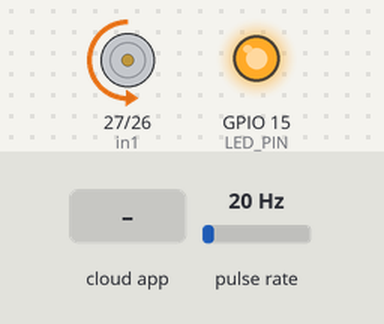
The sketch below on a simulated ESP32. Parts: motor-driver pin pairs drawn as motors (green arrow = first pin HIGH = forward, orange = second pin HIGH = backward, longer = more drive, scaled by the enable pin), output pins drawn as LEDs (lit = HIGH). Wiring (inferred from the names in the program): pulse sensor: data GPIO 21. The test bench sets the inputs (shaded band); at power-on: pulse rate 20 Hz. The ROS host is connected and sends only what is stated.

Above: at 3.2 s.
3.3 s: the phone or cloud app sets setpoint to -100
At 4.5 s:
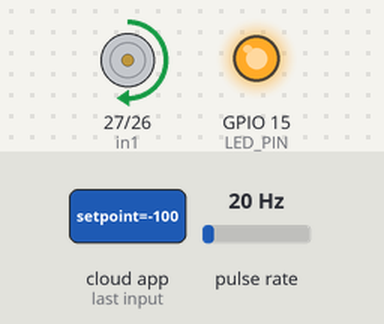
4.8 s: the phone or cloud app sets setpoint to 0
At 6.2 s:
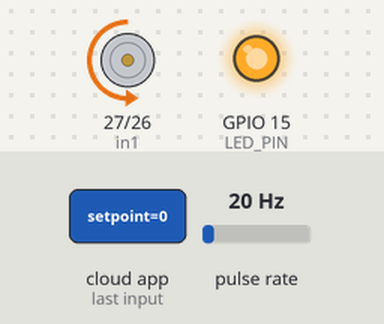
Timing chart, 0 to 7.8 s (numbered marks = the images above; inputs shaded):
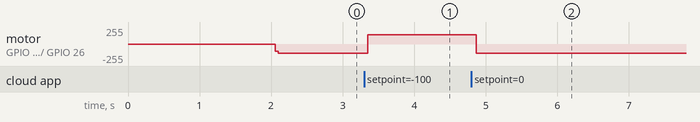

The sketch:

Test_ControlPI.ino
```cpp
#include <micro_ros_arduino.h>
#include <stdio.h>
#include <rcl/rcl.h>
#include <rcl/error_handling.h>
#include <rclc/rclc.h>
#include <rclc/executor.h>
#include <std_msgs/msg/float32.h>

#include <driver/adc.h>
#include <driver/ledc.h>

rcl_subscription_t subscription_pwm_cycle;
rcl_publisher_t publisher_setpoint;
std_msgs__msg__Float32 msg_sp;
std_msgs__msg__Float32 msg;
rclc_executor_t executor;
rclc_support_t support;
rcl_allocator_t allocator;
rcl_node_t node;
rcl_timer_t timer_1;  // Changed timer name to timer_1
rcl_timer_t timer_2;  // Changed timer name to timer_2
std_msgs__msg__Float32 pwm_msg;

//#define ADC_RESOLUTION 12
//#define ADC_MAX_VALUE (1 << ADC_RESOLUTION)
//#define VOLTAGE_MAX 3.3

//#define PWM_CHANNEL LEDC_CHANNEL_0
#define PWM_CHANNEL 0
#define PWM_RESOLUTION 8
#define PWM_FREQUENCY 5000

const int encoderPinA = 21;
//const int encoderPinB = 18;
#define LED_PIN 15
int ena = 14;
int in1 = 27;
int in2 = 26;
int signo = 0;

//Variables PID, Ganancias en tiempo discreto
double cv, cv1, error, error1, error2, rpm, w; //_1 tiempo pasado

/*double Kp = 0.507;
double Ki = 0.644;
double Kd = 1.478;*/

double Kp = 0.1;
double Ki = 0.1;
double Kd = 0.0;
double Tm = 0.05;
volatile int pulsos = 0;
unsigned long previousMillis = 0;
long interval = 50;
float sp;

#define RCCHECK(fn) { rcl_ret_t temp_rc = fn; if((temp_rc != RCL_RET_OK)){error_loop();}}
#define RCSOFTCHECK(fn) { rcl_ret_t temp_rc = fn; if((temp_rc != RCL_RET_OK)){}}

void error_loop() {
  while (1) {
  digitalWrite(LED_PIN, !digitalRead(LED_PIN));
  delay(100);
  }
}

void interrupcion() {
  pulsos++;
}

//Callback to listen to
void subscription_callback(const void *msgin) {
  const std_msgs__msg__Float32 * msg_in = (const std_msgs__msg__Float32 *)msgin;
  sp = msg_in->data;                                          //Volvemos pwm_cycle y lo ponemos en una variable global381976730705846e
  //RCSOFTCHECK(rcl_publish(&publisher_setpoint, &sp, NULL));

  /*if (pwm_cycle >= 0) {
  digitalWrite(in1, LOW);
  digitalWrite(in2, HIGH);
  signo = 0;                                                  //Signo es 0 cuando la senal de entrada es positiva
  } else {
  digitalWrite(in1, HIGH);
  digitalWrite(in2, LOW);
  signo = 1;                                                  //Signo es 1 cuando la senal de entrada es negativa
  }*/

  //sp = abs(sp);
}


//Timer para calcular PID
void timer_callback_1(rcl_timer_t * timer, int64_t last_call_time) {
  RCLC_UNUSED(last_call_time);

  unsigned long currentMillis = millis();

  //Para contar los pulsos
  if ((currentMillis - previousMillis) >= interval) {
  previousMillis = currentMillis;
  rpm = pulsos * 176 / 98;            //RPM (dv)
  w = (rpm * 2 * PI) / 60;            //Velocidad Angular (pv)
  pulsos = 0;
  }


  //Calculo de error y ganancia
  error = ((sp * 18.5)) - w;
  //error = ((sp * 18.5) - w)/ 1.75;


  //Ecuacion de diferencias
  //cv = (Kp + Kd / Tm) * error + (-Kp + Ki * Tm - 2 * Kd / Tm) * error1 + (Kd / Tm) * error2;  //Ecuacion de diferencias del video
  //cv =  ((Kp * error) + (Kd / Tm) * (error - error1) + Ki * Tm * (error + error1)); //Ecuacion de proporcionada por Manchester PID
  cv =  cv1 + ((Kp * error) + Ki * Tm * (error + error1)); // PI
  //cv =  cv1 + ((Kp * error) + (Kd / Tm) * (error - error1)); //PD
  //cv = Kp * error; //P
  cv1 = cv;
  error2 = error1;
  error1 = error;

  /*//Saturar la salida PID
  if (cv > 500.0) {
  cv = 500.0;
  } else if (cv < 30.0) {
  cv = 30.0;
  }
  ledcWrite(PWM_CHANNEL, cv * (255 / 500));
  */


  if (sp >= 0.0f) {
  digitalWrite(in1, LOW);
  digitalWrite(in2, HIGH);//publisher_setpoint;
  signo = 0;                                                  //Signo es 0 cuando la senal de entrada es positiva
  } else {
  digitalWrite(in1, HIGH);
  digitalWrite(in2, LOW);
  signo = 1;                                                  //Signo es 1 cuando la senal de entrada es negativa
  }

  if (cv >= 1.0){
    cv = 1.0;
  } else if (cv <= -1.0){
    cv = -1.0;
  }
  double pwm_sal = cv;


  //msg_sp.data = sp;
  ledcWrite(PWM_CHANNEL, (int)(abs((pwm_sal)/1.85f)*255.0f));
  //delay(50);
  //RCSOFTCHECK(rcl_publish(&publisher_setpoint, &cv, NULL));

}

void timer_callback_2(rcl_timer_t * timer, int64_t last_call_time) {
  RCLC_UNUSED(last_call_time);
  float cvf = (cv/1.85f)*255.0f;
  RCSOFTCHECK(rcl_publish(&publisher_setpoint, &cvf, NULL));

}

void setup() {
  ledcSetup(PWM_CHANNEL, PWM_FREQUENCY, PWM_RESOLUTION);
  ledcAttachPin(ena, PWM_CHANNEL);

  pinMode(LED_PIN, OUTPUT);
  digitalWrite(LED_PIN, HIGH);
  pinMode(encoderPinA, INPUT_PULLUP);
  pinMode(in1, OUTPUT);
  pinMode(in2, OUTPUT);
  attachInterrupt(digitalPinToInterrupt(21), interrupcion, RISING);
  set_microros_transports();
  //pinMode(encoderPinB, INPUT);
  //pinMode(ena, OUTPUT);

  delay(2000);

  allocator = rcl_get_default_allocator();

  RCCHECK(rclc_support_init(&support, 0, NULL, &allocator));

  RCCHECK(rclc_node_init_default(&node, "controller_node", "", &support));

  RCCHECK(rclc_publisher_init_default(&publisher_setpoint, &node, ROSIDL_GET_MSG_TYPE_SUPPORT(std_msgs, msg, Float32), "micro_ros_esp32/sp"))

  RCCHECK(rclc_subscription_init_default(&subscription_pwm_cycle, &node, ROSIDL_GET_MSG_TYPE_SUPPORT(std_msgs, msg, Float32), "/micro_ros_esp32/setpoint"));                                        //Nombre del topico

  //const unsigned int timer_1_timeout = 10;
  RCCHECK(rclc_timer_init_default(&timer_1, &support, RCL_MS_TO_NS(50), timer_callback_1));
  RCCHECK(rclc_timer_init_default(&timer_2, &support, RCL_MS_TO_NS(10), timer_callback_2));

  RCCHECK(rclc_executor_init(&executor, &support.context, 3, &allocator));
  RCCHECK(rclc_executor_add_subscription(&executor, &subscription_pwm_cycle, &pwm_msg, &subscription_callback, ON_NEW_DATA));
  RCCHECK(rclc_executor_add_timer(&executor, &timer_1));
  RCCHECK(rclc_executor_add_timer(&executor, &timer_2));

  pwm_msg.data = 0.0;                                             //Se utiliza para publicar
  msg_sp.data = 0.0f;
}

void loop() {
  delay(10);
  RCSOFTCHECK(rclc_executor_spin_some(&executor, RCL_MS_TO_NS(10)));
}
```

Measured:
- after the input at 3.3 s, motor on GPIO 27 (in1) / GPIO 26 (in2): backward 136/255 → forward 136/255 after 0.05 s
- after the input at 4.8 s, motor on GPIO 27 (in1) / GPIO 26 (in2): forward 136/255 → backward 136/255 after 0.07 s
